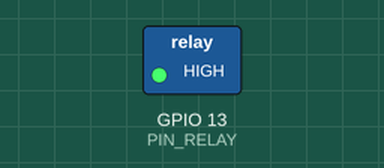
Simulated run of this sketch. Board: ESP32. Parts: switched loads named in the sketch (green lamp = pin HIGH). Dashed ring = blinking. What the sketch prints to the serial monitor is not drawn.

Above: at 0.5 s.
Timing chart, 0 to 4.6 s (numbered marks = the images above):
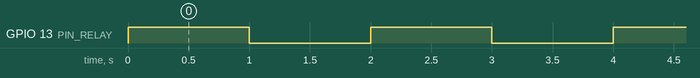

The sketch:

017_Relay.ino
```cpp
/**********************************************************************
* Filename    : 017_Relay
* Description : Setup relay "HK4100F-DC 5V-SHG" component and
* make the LED blink.
* Auther      : Alternatives Solutions
* Modification: 2026/03/02
**********************************************************************/

#define PIN_RELAY       13

#define DELAY_TIME      1000
#define DEBUG           false

// the setup function runs once when you press reset or power the board
void setup() {
  pinMode(PIN_RELAY, OUTPUT);

  Serial.begin(115200);
  Serial.println("\nESP32 Wrover initialization completed!");
//  Serial.println("Ready to handle data...\n");
}

// the loop function runs over and over again forever
void loop() {
  digitalWrite(PIN_RELAY, HIGH); // Transistor "Opens" the gate
  delay(DELAY_TIME);
  digitalWrite(PIN_RELAY, LOW);  // Transistor "Closes" the gate
  delay(DELAY_TIME);
}
```

Measured:
- by itself, GPIO 13 (PIN_RELAY): alternates HIGH for 1.0 s and LOW for 1.0 s
